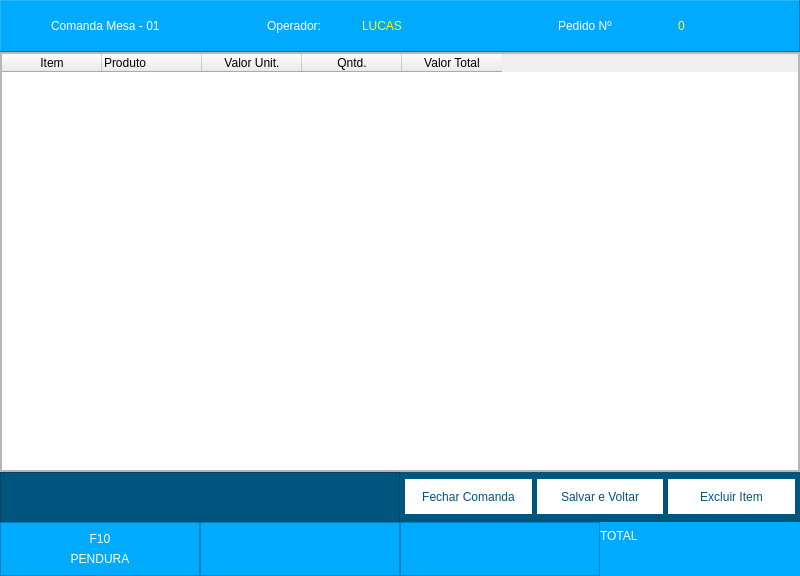
<?xml version="1.0" encoding="UTF-8"?>
<ui version="4.0">
 <class>Comanda</class>
 <widget class="QMainWindow" name="Comanda">
  <property name="windowModality">
   <enum>Qt::ApplicationModal</enum>
  </property>
  <property name="geometry">
   <rect>
    <x>0</x>
    <y>0</y>
    <width>800</width>
    <height>576</height>
   </rect>
  </property>
  <property name="minimumSize">
   <size>
    <width>800</width>
    <height>576</height>
   </size>
  </property>
  <property name="maximumSize">
   <size>
    <width>800</width>
    <height>576</height>
   </size>
  </property>
  <property name="windowTitle">
   <string>Tela de Comanda</string>
  </property>
  <widget class="QWidget" name="centralwidget">
   <layout class="QVBoxLayout" name="verticalLayout">
    <property name="spacing">
     <number>0</number>
    </property>
    <property name="leftMargin">
     <number>0</number>
    </property>
    <property name="topMargin">
     <number>0</number>
    </property>
    <property name="rightMargin">
     <number>0</number>
    </property>
    <property name="bottomMargin">
     <number>0</number>
    </property>
    <item>
     <widget class="QFrame" name="frame_2">
      <property name="minimumSize">
       <size>
        <width>0</width>
        <height>50</height>
       </size>
      </property>
      <property name="styleSheet">
       <string notr="true">background-color: rgb(0, 170, 255);</string>
      </property>
      <property name="frameShape">
       <enum>QFrame::Panel</enum>
      </property>
      <property name="frameShadow">
       <enum>QFrame::Raised</enum>
      </property>
      <layout class="QHBoxLayout" name="horizontalLayout">
       <property name="spacing">
        <number>0</number>
       </property>
       <property name="leftMargin">
        <number>0</number>
       </property>
       <property name="topMargin">
        <number>0</number>
       </property>
       <property name="rightMargin">
        <number>0</number>
       </property>
       <property name="bottomMargin">
        <number>0</number>
       </property>
       <item>
        <widget class="QFrame" name="frame_5">
         <property name="frameShape">
          <enum>QFrame::NoFrame</enum>
         </property>
         <property name="frameShadow">
          <enum>QFrame::Raised</enum>
         </property>
         <layout class="QHBoxLayout" name="horizontalLayout_2">
          <property name="spacing">
           <number>0</number>
          </property>
          <property name="leftMargin">
           <number>0</number>
          </property>
          <property name="topMargin">
           <number>0</number>
          </property>
          <property name="rightMargin">
           <number>0</number>
          </property>
          <property name="bottomMargin">
           <number>0</number>
          </property>
          <item>
           <widget class="QPushButton" name="pushButton">
            <property name="minimumSize">
             <size>
              <width>0</width>
              <height>50</height>
             </size>
            </property>
            <property name="maximumSize">
             <size>
              <width>50</width>
              <height>16777215</height>
             </size>
            </property>
            <property name="styleSheet">
             <string notr="true">border: none;</string>
            </property>
            <property name="text">
             <string/>
            </property>
            <property name="icon">
             <iconset>
              <normaloff>img/Mesa/808693.png</normaloff>img/Mesa/808693.png</iconset>
            </property>
            <property name="iconSize">
             <size>
              <width>35</width>
              <height>35</height>
             </size>
            </property>
           </widget>
          </item>
          <item>
           <widget class="QLabel" name="Lb_Comanda_Mesa">
            <property name="styleSheet">
             <string notr="true">color: rgb(255, 255, 255);
font: 75 16pt &quot;MS Shell Dlg 2&quot;;</string>
            </property>
            <property name="text">
             <string>Comanda Mesa - 01</string>
            </property>
           </widget>
          </item>
         </layout>
        </widget>
       </item>
       <item>
        <widget class="QFrame" name="frame_6">
         <property name="frameShape">
          <enum>QFrame::NoFrame</enum>
         </property>
         <property name="frameShadow">
          <enum>QFrame::Raised</enum>
         </property>
         <layout class="QHBoxLayout" name="horizontalLayout_3">
          <property name="spacing">
           <number>0</number>
          </property>
          <property name="leftMargin">
           <number>0</number>
          </property>
          <property name="topMargin">
           <number>0</number>
          </property>
          <property name="rightMargin">
           <number>0</number>
          </property>
          <property name="bottomMargin">
           <number>0</number>
          </property>
          <item>
           <widget class="QLabel" name="label_2">
            <property name="maximumSize">
             <size>
              <width>95</width>
              <height>16777215</height>
             </size>
            </property>
            <property name="styleSheet">
             <string notr="true">color: rgb(255, 255, 255);
font: 75 16pt &quot;MS Shell Dlg 2&quot;;</string>
            </property>
            <property name="text">
             <string>Operador:</string>
            </property>
           </widget>
          </item>
          <item>
           <widget class="QLabel" name="Lb_Nome_Perador">
            <property name="styleSheet">
             <string notr="true">color: rgb(255, 255, 0);
font: 75 16pt &quot;MS Shell Dlg 2&quot;;</string>
            </property>
            <property name="text">
             <string>LUCAS</string>
            </property>
           </widget>
          </item>
         </layout>
        </widget>
       </item>
       <item>
        <widget class="QFrame" name="frame_7">
         <property name="frameShape">
          <enum>QFrame::NoFrame</enum>
         </property>
         <property name="frameShadow">
          <enum>QFrame::Raised</enum>
         </property>
         <layout class="QHBoxLayout" name="horizontalLayout_7">
          <property name="spacing">
           <number>0</number>
          </property>
          <property name="leftMargin">
           <number>0</number>
          </property>
          <property name="topMargin">
           <number>0</number>
          </property>
          <property name="rightMargin">
           <number>0</number>
          </property>
          <property name="bottomMargin">
           <number>0</number>
          </property>
          <item>
           <widget class="QLabel" name="label_8">
            <property name="maximumSize">
             <size>
              <width>95</width>
              <height>16777215</height>
             </size>
            </property>
            <property name="styleSheet">
             <string notr="true">color: rgb(255, 255, 255);
font: 75 16pt &quot;MS Shell Dlg 2&quot;;</string>
            </property>
            <property name="text">
             <string>Pedido Nº</string>
            </property>
           </widget>
          </item>
          <item>
           <widget class="QLabel" name="Lb_Numero_Pedido">
            <property name="maximumSize">
             <size>
              <width>95</width>
              <height>16777215</height>
             </size>
            </property>
            <property name="styleSheet">
             <string notr="true">color: rgb(255, 255, 0);
font: 75 16pt &quot;MS Shell Dlg 2&quot;;</string>
            </property>
            <property name="text">
             <string>0</string>
            </property>
           </widget>
          </item>
         </layout>
        </widget>
       </item>
      </layout>
     </widget>
    </item>
    <item>
     <widget class="QFrame" name="frame">
      <property name="frameShape">
       <enum>QFrame::StyledPanel</enum>
      </property>
      <property name="frameShadow">
       <enum>QFrame::Raised</enum>
      </property>
      <layout class="QGridLayout" name="gridLayout">
       <property name="leftMargin">
        <number>0</number>
       </property>
       <property name="topMargin">
        <number>0</number>
       </property>
       <property name="rightMargin">
        <number>0</number>
       </property>
       <property name="bottomMargin">
        <number>0</number>
       </property>
       <property name="spacing">
        <number>0</number>
       </property>
       <item row="0" column="0">
        <widget class="QTableWidget" name="tableWidget">
         <column>
          <property name="text">
           <string>Item</string>
          </property>
         </column>
         <column>
          <property name="text">
           <string>Produto</string>
          </property>
          <property name="textAlignment">
           <set>AlignLeading|AlignVCenter</set>
          </property>
         </column>
         <column>
          <property name="text">
           <string>Valor Unit.</string>
          </property>
         </column>
         <column>
          <property name="text">
           <string>Qntd.</string>
          </property>
         </column>
         <column>
          <property name="text">
           <string>Valor Total</string>
          </property>
         </column>
        </widget>
       </item>
      </layout>
     </widget>
    </item>
    <item>
     <widget class="QFrame" name="frame_3">
      <property name="minimumSize">
       <size>
        <width>0</width>
        <height>50</height>
       </size>
      </property>
      <property name="styleSheet">
       <string notr="true">background-color: rgb(0, 85, 127);</string>
      </property>
      <property name="frameShape">
       <enum>QFrame::NoFrame</enum>
      </property>
      <property name="frameShadow">
       <enum>QFrame::Raised</enum>
      </property>
      <layout class="QHBoxLayout" name="horizontalLayout_5">
       <property name="spacing">
        <number>0</number>
       </property>
       <property name="leftMargin">
        <number>0</number>
       </property>
       <property name="topMargin">
        <number>0</number>
       </property>
       <property name="rightMargin">
        <number>0</number>
       </property>
       <property name="bottomMargin">
        <number>0</number>
       </property>
       <item>
        <widget class="QFrame" name="frame_12">
         <property name="styleSheet">
          <string notr="true"/>
         </property>
         <property name="frameShape">
          <enum>QFrame::StyledPanel</enum>
         </property>
         <property name="frameShadow">
          <enum>QFrame::Raised</enum>
         </property>
        </widget>
       </item>
       <item>
        <widget class="QFrame" name="frame_13">
         <property name="frameShape">
          <enum>QFrame::NoFrame</enum>
         </property>
         <property name="frameShadow">
          <enum>QFrame::Raised</enum>
         </property>
         <layout class="QHBoxLayout" name="horizontalLayout_6">
          <property name="spacing">
           <number>5</number>
          </property>
          <property name="leftMargin">
           <number>5</number>
          </property>
          <property name="topMargin">
           <number>0</number>
          </property>
          <property name="rightMargin">
           <number>5</number>
          </property>
          <property name="bottomMargin">
           <number>0</number>
          </property>
          <item>
           <widget class="QPushButton" name="Bt_Fechar_Comanda">
            <property name="minimumSize">
             <size>
              <width>0</width>
              <height>35</height>
             </size>
            </property>
            <property name="styleSheet">
             <string notr="true">background-color: rgb(255, 255, 255);
color: rgb(0, 85, 127);
border-radius: 45px;
font: 75 10pt &quot;MS Shell Dlg 2&quot;;</string>
            </property>
            <property name="text">
             <string>Fechar Comanda</string>
            </property>
           </widget>
          </item>
          <item>
           <widget class="QPushButton" name="Bt_Salvar">
            <property name="minimumSize">
             <size>
              <width>0</width>
              <height>35</height>
             </size>
            </property>
            <property name="styleSheet">
             <string notr="true">background-color: rgb(255, 255, 255);
color: rgb(0, 85, 127);
border-radius: 45px;
font: 75 10pt &quot;MS Shell Dlg 2&quot;;</string>
            </property>
            <property name="text">
             <string>Salvar e Voltar</string>
            </property>
           </widget>
          </item>
          <item>
           <widget class="QPushButton" name="Bt_Excluir">
            <property name="minimumSize">
             <size>
              <width>0</width>
              <height>35</height>
             </size>
            </property>
            <property name="styleSheet">
             <string notr="true">background-color: rgb(255, 255, 255);
color: rgb(0, 85, 127);
border-radius: 45px;
font: 75 10pt &quot;MS Shell Dlg 2&quot;;</string>
            </property>
            <property name="text">
             <string>Excluir Item</string>
            </property>
           </widget>
          </item>
         </layout>
        </widget>
       </item>
      </layout>
     </widget>
    </item>
    <item>
     <widget class="QFrame" name="frame_4">
      <property name="minimumSize">
       <size>
        <width>0</width>
        <height>50</height>
       </size>
      </property>
      <property name="styleSheet">
       <string notr="true">background-color: rgb(0, 170, 255);</string>
      </property>
      <property name="frameShape">
       <enum>QFrame::NoFrame</enum>
      </property>
      <property name="frameShadow">
       <enum>QFrame::Raised</enum>
      </property>
      <layout class="QHBoxLayout" name="horizontalLayout_4">
       <property name="spacing">
        <number>0</number>
       </property>
       <property name="leftMargin">
        <number>0</number>
       </property>
       <property name="topMargin">
        <number>0</number>
       </property>
       <property name="rightMargin">
        <number>0</number>
       </property>
       <property name="bottomMargin">
        <number>0</number>
       </property>
       <item>
        <widget class="QFrame" name="frame_11">
         <property name="frameShape">
          <enum>QFrame::StyledPanel</enum>
         </property>
         <property name="frameShadow">
          <enum>QFrame::Raised</enum>
         </property>
         <layout class="QVBoxLayout" name="verticalLayout_2">
          <item>
           <widget class="QLabel" name="label_4">
            <property name="styleSheet">
             <string notr="true">color: rgb(255, 255, 255);
font: 75 16pt &quot;MS Shell Dlg 2&quot;;</string>
            </property>
            <property name="text">
             <string>F10</string>
            </property>
            <property name="scaledContents">
             <bool>true</bool>
            </property>
            <property name="alignment">
             <set>Qt::AlignCenter</set>
            </property>
           </widget>
          </item>
          <item>
           <widget class="QLabel" name="label_5">
            <property name="styleSheet">
             <string notr="true">color: rgb(255, 255, 255);
font: 75 16pt &quot;MS Shell Dlg 2&quot;;</string>
            </property>
            <property name="text">
             <string>PENDURA</string>
            </property>
            <property name="alignment">
             <set>Qt::AlignCenter</set>
            </property>
           </widget>
          </item>
         </layout>
        </widget>
       </item>
       <item>
        <widget class="QFrame" name="frame_8">
         <property name="frameShape">
          <enum>QFrame::StyledPanel</enum>
         </property>
         <property name="frameShadow">
          <enum>QFrame::Raised</enum>
         </property>
        </widget>
       </item>
       <item>
        <widget class="QFrame" name="frame_9">
         <property name="frameShape">
          <enum>QFrame::StyledPanel</enum>
         </property>
         <property name="frameShadow">
          <enum>QFrame::Raised</enum>
         </property>
        </widget>
       </item>
       <item>
        <widget class="QFrame" name="frame_10">
         <property name="frameShape">
          <enum>QFrame::NoFrame</enum>
         </property>
         <property name="frameShadow">
          <enum>QFrame::Raised</enum>
         </property>
         <layout class="QVBoxLayout" name="verticalLayout_3">
          <property name="spacing">
           <number>0</number>
          </property>
          <property name="leftMargin">
           <number>0</number>
          </property>
          <property name="topMargin">
           <number>0</number>
          </property>
          <property name="rightMargin">
           <number>0</number>
          </property>
          <property name="bottomMargin">
           <number>0</number>
          </property>
          <item>
           <widget class="QLabel" name="label_6">
            <property name="styleSheet">
             <string notr="true">color: rgb(255, 255, 255);
font: 75 16pt &quot;MS Shell Dlg 2&quot;;</string>
            </property>
            <property name="text">
             <string>TOTAL</string>
            </property>
            <property name="scaledContents">
             <bool>true</bool>
            </property>
            <property name="alignment">
             <set>Qt::AlignLeading|Qt::AlignLeft|Qt::AlignVCenter</set>
            </property>
           </widget>
          </item>
          <item>
           <widget class="QLabel" name="Lb_Total">
            <property name="styleSheet">
             <string notr="true">color: rgb(255, 0, 0);
font: 25pt &quot;Arial Rounded MT Bold&quot;;</string>
            </property>
            <property name="text">
             <string/>
            </property>
            <property name="scaledContents">
             <bool>true</bool>
            </property>
            <property name="alignment">
             <set>Qt::AlignCenter</set>
            </property>
           </widget>
          </item>
         </layout>
        </widget>
       </item>
      </layout>
     </widget>
    </item>
   </layout>
  </widget>
 </widget>
 <resources/>
 <connections/>
</ui>
